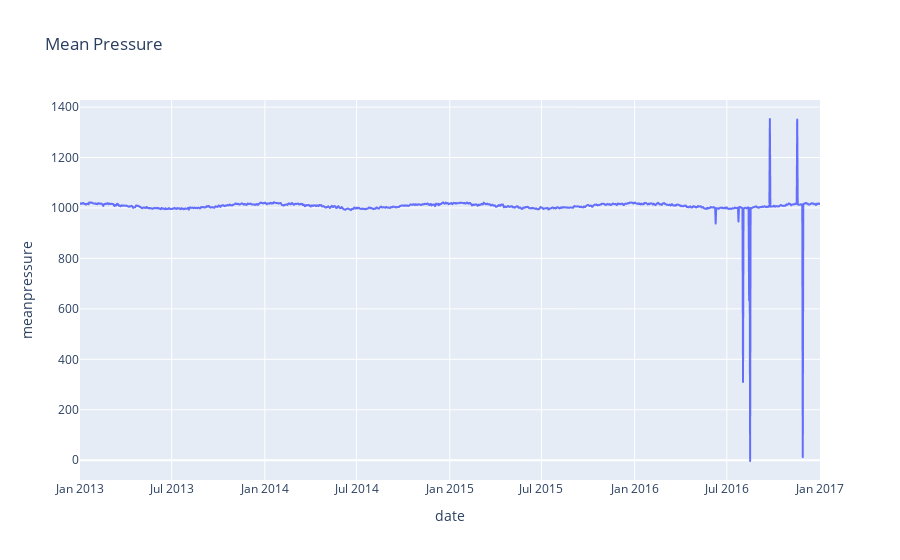

Notebook code cell kept with this figure:
### Code cell
# draw same plot on plotly
fig = px.line(df, x=df.index, y="meanpressure", title='Mean Pressure')
fig.show()

### Figure 1 — Plotly figure (JSON) as saved in the notebook; plotly's stock layout.template omitted (floating-point values rounded to 4 significant figures; data arrays with more than 128 entries replaced by an {"elided": "..."} marker saying what was removed)
{"data": [{"hovertemplate": "date=%{x}<br>meanpressure=%{y}<extra></extra>", "legendgroup": "", "line": {"color": "#636efa", "dash": "solid"}, "marker": {"symbol": "circle"}, "mode": "lines", "name": "", "showlegend": false, "type": "scattergl", "x": {"elided": "1462 str values"}, "xaxis": "x", "y": {"elided": "1462 float values"}, "yaxis": "y"}], "layout": {"legend": {"tracegroupgap": 0}, "title": {"text": "Mean Pressure"}, "xaxis": {"anchor": "y", "domain": [0, 1], "title": {"text": "date"}}, "yaxis": {"anchor": "x", "domain": [0, 1], "title": {"text": "meanpressure"}}}}
